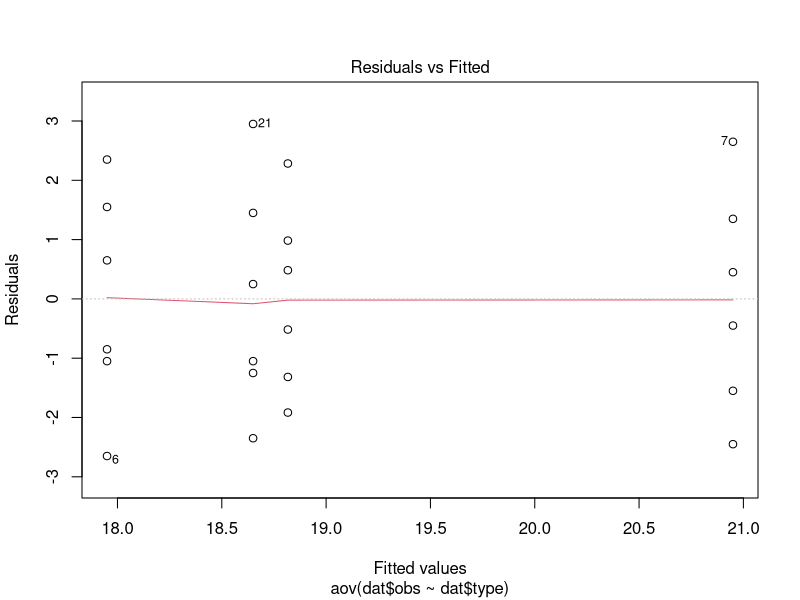
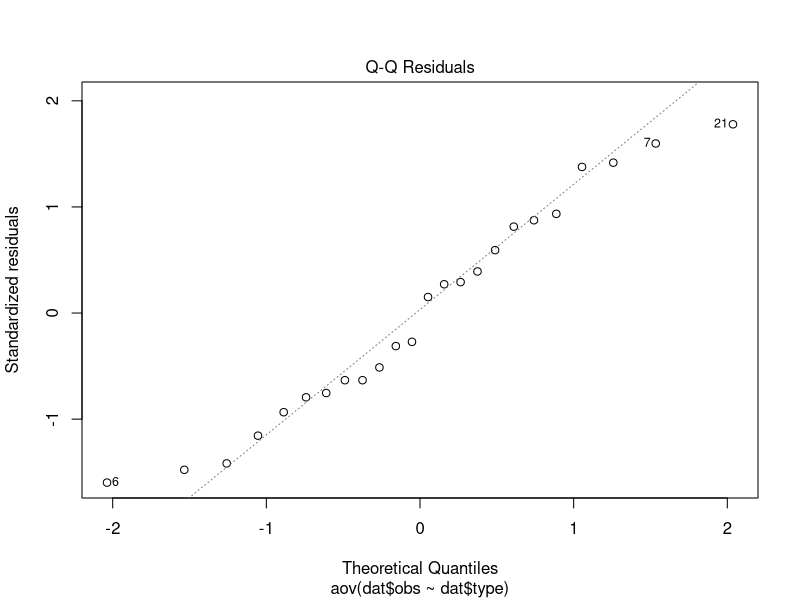
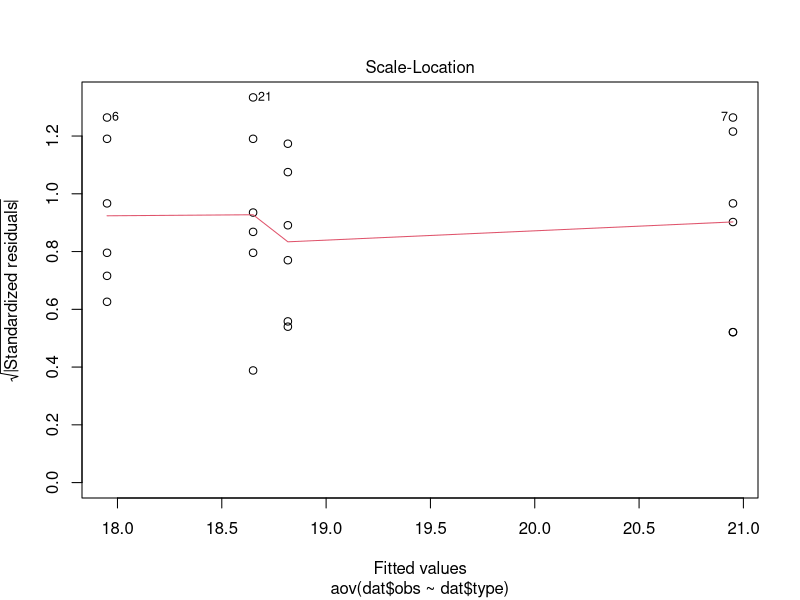
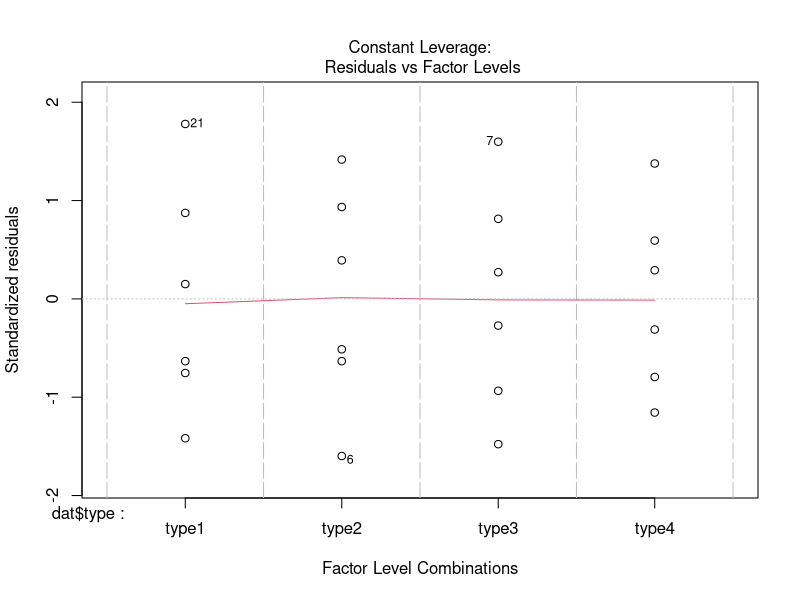
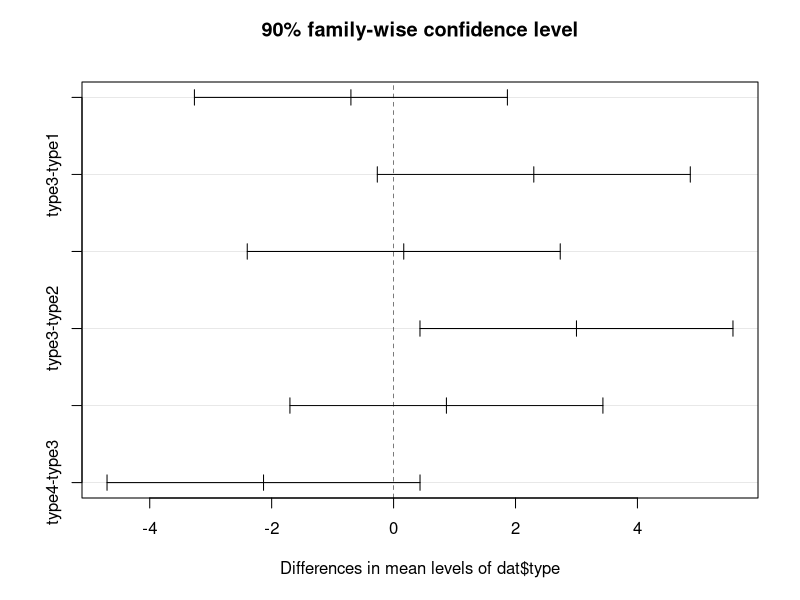

Recreate these plots in R, in order.
library(pwr)
sqrt(1^2/4.5)
pwr.anova.test(k=4,n=NULL,f=0.471,sig.level = 0.05,power =0.80)

# Ans to the ques 1.(a).
# 14 samples of each fluid we will need to be collected 

sqrt(.5^2/4.5)
pwr.anova.test(k=4,n=NULL,f=0.2357,sig.level = 0.05,power =0.80)

# Ans to the ques 1.(b).
# 51 samples of each fluid we will need to be collected 


type1 <- c(17.6,	18.9,	16.3,	17.4,	20.1,	21.6)
type2	<- c(16.9,	15.3,	18.6,	17.1,	19.5,	20.3)
type3	<- c(21.4,	23.6,	19.4,	18.5,	20.5,	22.3)
type4 <- c(19.3,	21.1,	16.9,	17.5,	18.3,	19.8)

dat <- data.frame(type1,type2,type3,type4)
dat
library(tidyr)
library(dplyr)
dat <- pivot_longer(dat,c(type1,type2,type3,type4))
dat
colnames(dat) <- c("type","obs")
dat
s <- sd(dat$obs)
s
v <- var(dat$obs)
v
f <- sqrt(1^2/v)
f
#OR
f2 <- sqrt(1^2)/sd(dat$obs)
f2


pwr.anova.test(k=4,n=6,f,sig.level = .1,power =NULL)

pwr.anova.test(k=4,n=6,f2,sig.level = .1,power =NULL)

# Ans to the ques 2.(a).
# The power will be 0.5618141 for a hypothesis test with an alpha = 0.10 level 
# of significance 


model<-aov(dat$obs~dat$type, data = dat)
summary(model)

# Ans to the ques 2.(b).
# Since p value = 0.0525 is less than alpha = 0.1, so we reject null hypothesis.

plot(model)

# Ans to the ques 2.(c).
# From the plot, it seems like Normality assumption and the variance is constant is satisfied.
# The model is adequate.


TukeyHSD(model,conf.level = 0.9)
plot(TukeyHSD(model,conf.level = 0.9))

# Ans to the ques 2.(d).
# Type 2 and Type 3 fluid significantly differs 
